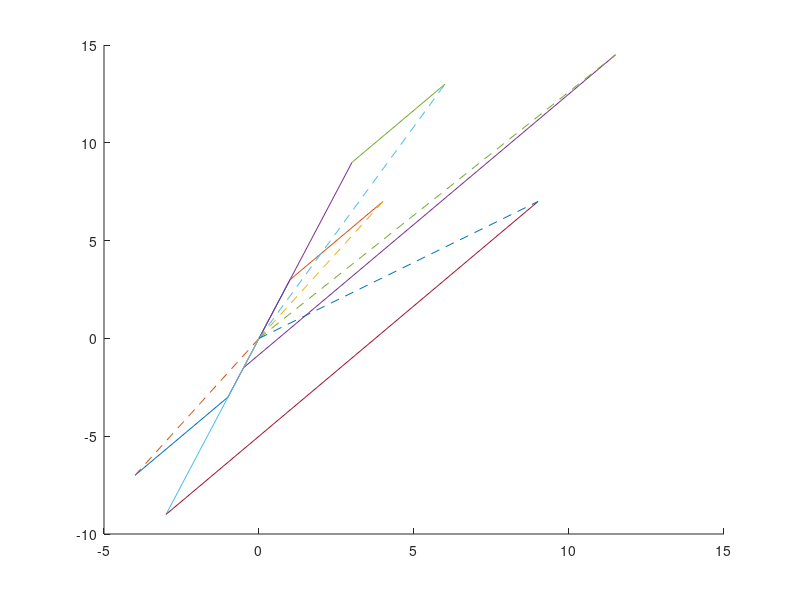

MATLAB code to generate this figure:
1;

% plot two vectors v1 starting at origin (0, 0) and v2 is added to v1.
% plot with various multipliers c1 and c2
% plot a dashed line showing the result
% (c1 * v1) + (c2 * v2)

function plot_R2_linear_comb (v1, v2, c1=1, c2=1)

  L1_start = [0 0]; % plot v1 from origin
  L1_end   = c1 * v1;

  disp(L1_end);

  plot([L1_start(1,1), L1_end(1,1)], [L1_start(1,2), L1_end(1,2)], linestyle="-");

  L2_start = L1_end;
  L2_end   = L2_start + c2 * v2;

  plot([L2_start(1,1), L2_end(1,1)], [L2_start(1,2), L2_end(1,2)], linestyle="-");

  L3_start = [0 0];
  L3_end   = L3_start + c1 * v1 + c2 * v2;

  plot([L3_start(1,1), L3_end(1,1)], [L3_start(1,2), L3_end(1,2)], linestyle="--");

endfunction

%%%%%%%%%

hf = figure();

% create two vectors to add together

v1 = [ 1 3 ];  
v2 = [ 3 4 ];

newplot();
hold on;

plot_R2_linear_comb(v1, v2, 1, 1);
plot_R2_linear_comb(v1, v2, 3, 1);
plot_R2_linear_comb(v1, v2, -1, -1);
plot_R2_linear_comb(v1, v2, -1/2, 4);
plot_R2_linear_comb(v1, v2, -3, 4);

hold off;

print(hf, "~/Desktop/2d_lin_comb_space.png", "-dpng")
